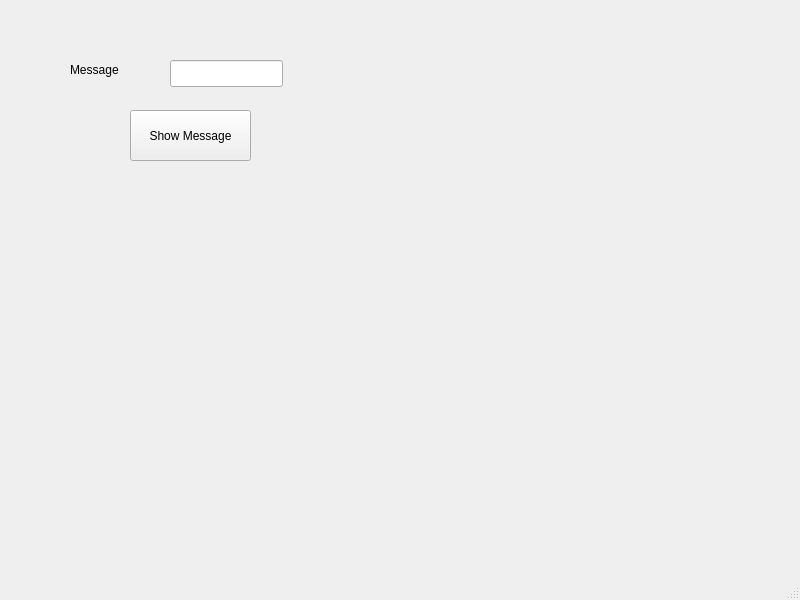
<?xml version="1.0" encoding="UTF-8"?>
<ui version="4.0">
 <class>MainWindow</class>
 <widget class="QMainWindow" name="MainWindow">
  <property name="geometry">
   <rect>
    <x>0</x>
    <y>0</y>
    <width>800</width>
    <height>600</height>
   </rect>
  </property>
  <property name="windowTitle">
   <string>MainWindow</string>
  </property>
  <widget class="QWidget" name="centralwidget">
   <widget class="QLabel" name="label">
    <property name="geometry">
     <rect>
      <x>70</x>
      <y>60</y>
      <width>69</width>
      <height>20</height>
     </rect>
    </property>
    <property name="text">
     <string>Message</string>
    </property>
   </widget>
   <widget class="QPushButton" name="pushButtonShowMsg">
    <property name="geometry">
     <rect>
      <x>130</x>
      <y>110</y>
      <width>121</width>
      <height>51</height>
     </rect>
    </property>
    <property name="text">
     <string>Show Message</string>
    </property>
   </widget>
   <widget class="QLineEdit" name="lineEditMsg">
    <property name="geometry">
     <rect>
      <x>170</x>
      <y>60</y>
      <width>113</width>
      <height>27</height>
     </rect>
    </property>
   </widget>
  </widget>
  <widget class="QMenuBar" name="menubar">
   <property name="geometry">
    <rect>
     <x>0</x>
     <y>0</y>
     <width>800</width>
     <height>21</height>
    </rect>
   </property>
  </widget>
  <widget class="QStatusBar" name="statusbar"/>
 </widget>
 <resources/>
 <connections/>
</ui>
